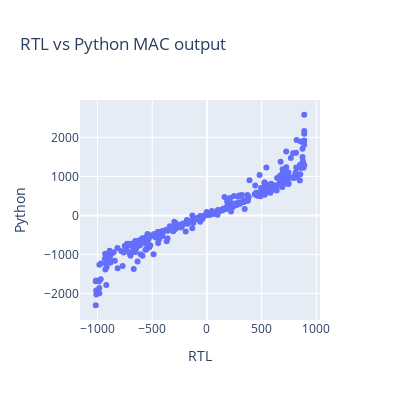

Notebook code for this chart:
### Code cell
rtl = np.loadtxt('../tb/seq_acc/inputs/mac_out_rtl_bipolar.txt')
px.scatter(x=rtl.flatten(), y=wxb.T[::-1].T.flatten(), title='RTL vs Python MAC output', labels={'x':'RTL', 'y':'Python'},
    width=400,height=400
)

### Figure 1 — Plotly figure (JSON) as saved in the notebook; plotly's stock layout.template omitted (floating-point values rounded to 4 significant figures; data arrays with more than 128 entries replaced by an {"elided": "..."} marker saying what was removed)
{"data": [{"hovertemplate": "RTL=%{x}<br>Python=%{y}<extra></extra>", "legendgroup": "", "marker": {"color": "#636efa", "symbol": "circle"}, "mode": "markers", "name": "", "orientation": "v", "showlegend": false, "type": "scatter", "x": {"elided": "320 int values"}, "xaxis": "x", "y": {"elided": "320 int values"}, "yaxis": "y"}], "layout": {"height": 400, "legend": {"tracegroupgap": 0}, "title": {"text": "RTL vs Python MAC output"}, "width": 400, "xaxis": {"anchor": "y", "domain": [0, 1], "title": {"text": "RTL"}}, "yaxis": {"anchor": "x", "domain": [0, 1], "title": {"text": "Python"}}}}
